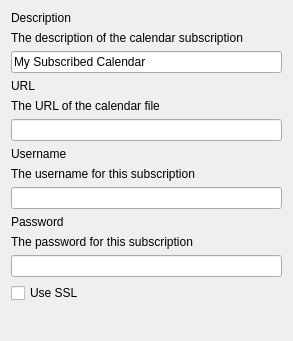
<?xml version="1.0" encoding="UTF-8"?>
<ui version="4.0">
 <class>CalendarSubscriptionForm</class>
 <widget class="QWidget" name="CalendarSubscriptionForm">
  <property name="geometry">
   <rect>
    <x>0</x>
    <y>0</y>
    <width>293</width>
    <height>341</height>
   </rect>
  </property>
  <property name="windowTitle">
   <string>Form</string>
  </property>
  <layout class="QGridLayout" name="gridLayout">
   <item row="0" column="0">
    <widget class="QLabel" name="DescriptionTitle">
     <property name="text">
      <string>Description</string>
     </property>
    </widget>
   </item>
   <item row="1" column="0">
    <widget class="QLabel" name="lTipDescription">
     <property name="text">
      <string>The description of the calendar subscription</string>
     </property>
    </widget>
   </item>
   <item row="2" column="0">
    <widget class="QLineEdit" name="DescriptionField">
     <property name="text">
      <string>My Subscribed Calendar</string>
     </property>
    </widget>
   </item>
   <item row="3" column="0">
    <widget class="QLabel" name="URLTitle">
     <property name="text">
      <string>URL</string>
     </property>
    </widget>
   </item>
   <item row="4" column="0">
    <widget class="QLabel" name="lTipUTL">
     <property name="text">
      <string>The URL of the calendar file</string>
     </property>
    </widget>
   </item>
   <item row="5" column="0">
    <widget class="QLineEdit" name="URLField">
     <property name="text">
      <string/>
     </property>
    </widget>
   </item>
   <item row="6" column="0">
    <widget class="QLabel" name="UsernameTitle">
     <property name="text">
      <string>Username</string>
     </property>
    </widget>
   </item>
   <item row="7" column="0">
    <widget class="QLabel" name="lTipUsername">
     <property name="text">
      <string>The username for this subscription</string>
     </property>
    </widget>
   </item>
   <item row="8" column="0">
    <widget class="QLineEdit" name="UsernameField">
     <property name="text">
      <string/>
     </property>
    </widget>
   </item>
   <item row="9" column="0">
    <widget class="QLabel" name="PasswordTitle">
     <property name="text">
      <string>Password</string>
     </property>
    </widget>
   </item>
   <item row="10" column="0">
    <widget class="QLabel" name="lTipPassword">
     <property name="text">
      <string>The password for this subscription</string>
     </property>
    </widget>
   </item>
   <item row="11" column="0">
    <widget class="QLineEdit" name="PasswordField">
     <property name="text">
      <string/>
     </property>
     <property name="echoMode">
      <enum>QLineEdit::Password</enum>
     </property>
    </widget>
   </item>
   <item row="12" column="0">
    <widget class="QCheckBox" name="SSLField">
     <property name="text">
      <string>Use SSL</string>
     </property>
    </widget>
   </item>
   <item row="13" column="0">
    <spacer name="verticalSpacer">
     <property name="orientation">
      <enum>Qt::Vertical</enum>
     </property>
     <property name="sizeHint" stdset="0">
      <size>
       <width>20</width>
       <height>69</height>
      </size>
     </property>
    </spacer>
   </item>
  </layout>
 </widget>
 <tabstops>
  <tabstop>DescriptionField</tabstop>
  <tabstop>URLField</tabstop>
  <tabstop>UsernameField</tabstop>
  <tabstop>PasswordField</tabstop>
  <tabstop>SSLField</tabstop>
 </tabstops>
 <resources/>
 <connections/>
</ui>
